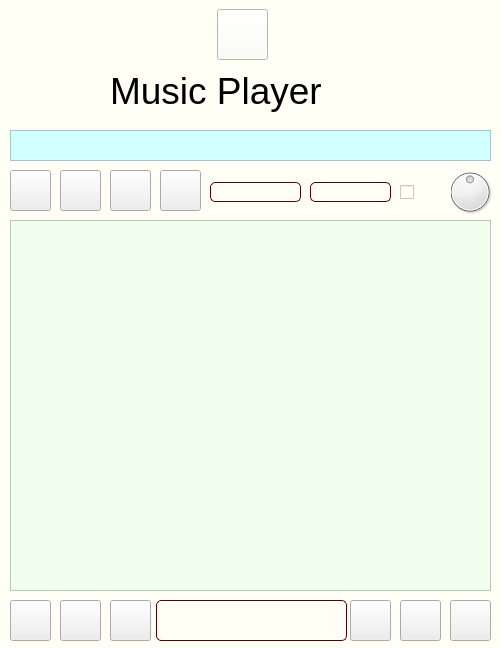
<?xml version="1.0" encoding="UTF-8"?>
<ui version="4.0">
 <class>mainwindow</class>
 <widget class="QMainWindow" name="mainwindow">
  <property name="geometry">
   <rect>
    <x>0</x>
    <y>0</y>
    <width>501</width>
    <height>648</height>
   </rect>
  </property>
  <property name="windowTitle">
   <string>MUSIC PLAYER</string>
  </property>
  <property name="windowIcon">
   <iconset>
    <normaloff>../IMG/icon.ico</normaloff>../IMG/icon.ico</iconset>
  </property>
  <property name="styleSheet">
   <string notr="true">background-color: rgb(255, 255, 246)
</string>
  </property>
  <property name="iconSize">
   <size>
    <width>48</width>
    <height>48</height>
   </size>
  </property>
  <widget class="QWidget" name="centralwidget">
   <widget class="QDial" name="volume">
    <property name="geometry">
     <rect>
      <x>445</x>
      <y>160</y>
      <width>50</width>
      <height>64</height>
     </rect>
    </property>
    <property name="toolTip">
     <string>Volume</string>
    </property>
    <property name="styleSheet">
     <string notr="true">background-color: rgb(238, 238, 238);</string>
    </property>
    <property name="maximum">
     <number>100</number>
    </property>
    <property name="pageStep">
     <number>1</number>
    </property>
    <property name="value">
     <number>50</number>
    </property>
    <property name="orientation">
     <enum>Qt::Horizontal</enum>
    </property>
   </widget>
   <widget class="QPushButton" name="stop">
    <property name="geometry">
     <rect>
      <x>60</x>
      <y>170</y>
      <width>41</width>
      <height>41</height>
     </rect>
    </property>
    <property name="toolTip">
     <string>Stop music</string>
    </property>
    <property name="styleSheet">
     <string notr="true">background-color: rgb(238, 238, 238);</string>
    </property>
    <property name="text">
     <string/>
    </property>
    <property name="icon">
     <iconset>
      <normaloff>../IMG/stop.ico</normaloff>../IMG/stop.ico</iconset>
    </property>
    <property name="iconSize">
     <size>
      <width>32</width>
      <height>32</height>
     </size>
    </property>
   </widget>
   <widget class="QPushButton" name="play">
    <property name="geometry">
     <rect>
      <x>10</x>
      <y>170</y>
      <width>41</width>
      <height>41</height>
     </rect>
    </property>
    <property name="toolTip">
     <string>Play or Pause Music</string>
    </property>
    <property name="styleSheet">
     <string notr="true">background-color: rgb(238, 238, 238);</string>
    </property>
    <property name="text">
     <string/>
    </property>
    <property name="icon">
     <iconset>
      <normaloff>../IMG/play.ico</normaloff>../IMG/play.ico</iconset>
    </property>
    <property name="iconSize">
     <size>
      <width>32</width>
      <height>32</height>
     </size>
    </property>
   </widget>
   <widget class="QPushButton" name="back">
    <property name="geometry">
     <rect>
      <x>110</x>
      <y>170</y>
      <width>41</width>
      <height>41</height>
     </rect>
    </property>
    <property name="toolTip">
     <string>previous song</string>
    </property>
    <property name="styleSheet">
     <string notr="true">background-color: rgb(238, 238, 238);</string>
    </property>
    <property name="text">
     <string/>
    </property>
    <property name="icon">
     <iconset>
      <normaloff>../IMG/prev.ico</normaloff>../IMG/prev.ico</iconset>
    </property>
    <property name="iconSize">
     <size>
      <width>28</width>
      <height>28</height>
     </size>
    </property>
   </widget>
   <widget class="QPushButton" name="forward">
    <property name="geometry">
     <rect>
      <x>160</x>
      <y>170</y>
      <width>41</width>
      <height>41</height>
     </rect>
    </property>
    <property name="toolTip">
     <string>Next song</string>
    </property>
    <property name="styleSheet">
     <string notr="true">background-color: rgb(238, 238, 238);</string>
    </property>
    <property name="text">
     <string/>
    </property>
    <property name="icon">
     <iconset>
      <normaloff>../IMG/next.ico</normaloff>../IMG/next.ico</iconset>
    </property>
    <property name="iconSize">
     <size>
      <width>28</width>
      <height>28</height>
     </size>
    </property>
   </widget>
   <widget class="QPushButton" name="add">
    <property name="geometry">
     <rect>
      <x>10</x>
      <y>600</y>
      <width>41</width>
      <height>41</height>
     </rect>
    </property>
    <property name="toolTip">
     <string>Add songs in playlist</string>
    </property>
    <property name="styleSheet">
     <string notr="true">background-color: rgb(238, 238, 238);</string>
    </property>
    <property name="text">
     <string/>
    </property>
    <property name="icon">
     <iconset>
      <normaloff>../IMG/add.ico</normaloff>../IMG/add.ico</iconset>
    </property>
    <property name="iconSize">
     <size>
      <width>28</width>
      <height>28</height>
     </size>
    </property>
   </widget>
   <widget class="QPushButton" name="del_song">
    <property name="geometry">
     <rect>
      <x>60</x>
      <y>600</y>
      <width>41</width>
      <height>41</height>
     </rect>
    </property>
    <property name="toolTip">
     <string>Remove song from playlist</string>
    </property>
    <property name="styleSheet">
     <string notr="true">background-color: rgb(238, 238, 238);</string>
    </property>
    <property name="text">
     <string/>
    </property>
    <property name="icon">
     <iconset>
      <normaloff>../IMG/delete.ico</normaloff>../IMG/delete.ico</iconset>
    </property>
    <property name="iconSize">
     <size>
      <width>28</width>
      <height>28</height>
     </size>
    </property>
   </widget>
   <widget class="QPushButton" name="clear">
    <property name="geometry">
     <rect>
      <x>110</x>
      <y>600</y>
      <width>41</width>
      <height>41</height>
     </rect>
    </property>
    <property name="toolTip">
     <string>Clear playlist</string>
    </property>
    <property name="styleSheet">
     <string notr="true">background-color: rgb(238, 238, 238);</string>
    </property>
    <property name="text">
     <string/>
    </property>
    <property name="icon">
     <iconset>
      <normaloff>../IMG/clear.ico</normaloff>../IMG/clear.ico</iconset>
    </property>
    <property name="iconSize">
     <size>
      <width>28</width>
      <height>28</height>
     </size>
    </property>
   </widget>
   <widget class="QPushButton" name="exit_btn">
    <property name="geometry">
     <rect>
      <x>450</x>
      <y>600</y>
      <width>41</width>
      <height>41</height>
     </rect>
    </property>
    <property name="toolTip">
     <string>Exit program</string>
    </property>
    <property name="styleSheet">
     <string notr="true">background-color: rgb(238, 238, 238);</string>
    </property>
    <property name="text">
     <string/>
    </property>
    <property name="icon">
     <iconset>
      <normaloff>../IMG/exit.ico</normaloff>../IMG/exit.ico</iconset>
    </property>
    <property name="iconSize">
     <size>
      <width>32</width>
      <height>32</height>
     </size>
    </property>
   </widget>
   <widget class="QPushButton" name="save">
    <property name="geometry">
     <rect>
      <x>350</x>
      <y>600</y>
      <width>41</width>
      <height>41</height>
     </rect>
    </property>
    <property name="toolTip">
     <string>Save current Album</string>
    </property>
    <property name="styleSheet">
     <string notr="true">background-color: rgb(238, 238, 238);</string>
    </property>
    <property name="text">
     <string/>
    </property>
    <property name="icon">
     <iconset>
      <normaloff>../IMG/save.ico</normaloff>../IMG/save.ico</iconset>
    </property>
    <property name="iconSize">
     <size>
      <width>24</width>
      <height>24</height>
     </size>
    </property>
   </widget>
   <widget class="QPushButton" name="open">
    <property name="geometry">
     <rect>
      <x>400</x>
      <y>600</y>
      <width>41</width>
      <height>41</height>
     </rect>
    </property>
    <property name="toolTip">
     <string>Open Album</string>
    </property>
    <property name="styleSheet">
     <string notr="true">background-color: rgb(238, 238, 238);</string>
    </property>
    <property name="text">
     <string/>
    </property>
    <property name="icon">
     <iconset>
      <normaloff>../IMG/open.ico</normaloff>../IMG/open.ico</iconset>
    </property>
    <property name="iconSize">
     <size>
      <width>28</width>
      <height>28</height>
     </size>
    </property>
   </widget>
   <widget class="QCheckBox" name="soft">
    <property name="enabled">
     <bool>true</bool>
    </property>
    <property name="geometry">
     <rect>
      <x>400</x>
      <y>182</y>
      <width>51</width>
      <height>20</height>
     </rect>
    </property>
    <property name="toolTip">
     <string>Soft volume up/down</string>
    </property>
    <property name="text">
     <string/>
    </property>
    <property name="icon">
     <iconset>
      <normaloff>../IMG/volumeud.ico</normaloff>../IMG/volumeud.ico</iconset>
    </property>
   </widget>
   <widget class="QLabel" name="clock">
    <property name="geometry">
     <rect>
      <x>210</x>
      <y>182</y>
      <width>91</width>
      <height>20</height>
     </rect>
    </property>
    <property name="font">
     <font>
      <family>Lucida Console</family>
      <pointsize>8</pointsize>
     </font>
    </property>
    <property name="toolTip">
     <string>Duration</string>
    </property>
    <property name="styleSheet">
     <string notr="true">border: 1px solid rgb(85, 0, 0);
border-radius: 5px;
color: rgb(85, 16, 255)
</string>
    </property>
    <property name="text">
     <string/>
    </property>
    <property name="alignment">
     <set>Qt::AlignCenter</set>
    </property>
   </widget>
   <widget class="QLabel" name="album_txt">
    <property name="geometry">
     <rect>
      <x>156</x>
      <y>600</y>
      <width>191</width>
      <height>41</height>
     </rect>
    </property>
    <property name="toolTip">
     <string/>
    </property>
    <property name="layoutDirection">
     <enum>Qt::LeftToRight</enum>
    </property>
    <property name="autoFillBackground">
     <bool>false</bool>
    </property>
    <property name="styleSheet">
     <string notr="true">border: 1px solid rgb(85, 0, 0);
border-radius: 5px;
color: rgb(0, 0, 0);</string>
    </property>
    <property name="frameShape">
     <enum>QFrame::WinPanel</enum>
    </property>
    <property name="lineWidth">
     <number>1</number>
    </property>
    <property name="text">
     <string/>
    </property>
    <property name="textFormat">
     <enum>Qt::PlainText</enum>
    </property>
    <property name="alignment">
     <set>Qt::AlignCenter</set>
    </property>
    <property name="wordWrap">
     <bool>true</bool>
    </property>
    <property name="margin">
     <number>5</number>
    </property>
   </widget>
   <widget class="QLabel" name="number">
    <property name="geometry">
     <rect>
      <x>310</x>
      <y>182</y>
      <width>81</width>
      <height>20</height>
     </rect>
    </property>
    <property name="font">
     <font>
      <family>Lucida Console</family>
      <pointsize>8</pointsize>
     </font>
    </property>
    <property name="toolTip">
     <string>Songs value</string>
    </property>
    <property name="styleSheet">
     <string notr="true">border: 1px solid rgb(85, 0, 0);
border-radius: 5px;
</string>
    </property>
    <property name="text">
     <string/>
    </property>
    <property name="alignment">
     <set>Qt::AlignCenter</set>
    </property>
   </widget>
   <widget class="QFrame" name="runstring">
    <property name="geometry">
     <rect>
      <x>10</x>
      <y>130</y>
      <width>481</width>
      <height>31</height>
     </rect>
    </property>
    <property name="styleSheet">
     <string notr="true">background-color: rgb(210, 255, 255);</string>
    </property>
    <property name="frameShape">
     <enum>QFrame::StyledPanel</enum>
    </property>
    <property name="frameShadow">
     <enum>QFrame::Raised</enum>
    </property>
   </widget>
   <widget class="QListWidget" name="playlist">
    <property name="geometry">
     <rect>
      <x>10</x>
      <y>220</y>
      <width>481</width>
      <height>371</height>
     </rect>
    </property>
    <property name="styleSheet">
     <string notr="true">background-color: rgb(241, 255, 239)</string>
    </property>
   </widget>
   <widget class="QLabel" name="label">
    <property name="geometry">
     <rect>
      <x>110</x>
      <y>60</y>
      <width>261</width>
      <height>61</height>
     </rect>
    </property>
    <property name="font">
     <font>
      <pointsize>28</pointsize>
     </font>
    </property>
    <property name="styleSheet">
     <string notr="true"/>
    </property>
    <property name="text">
     <string>Music Player</string>
    </property>
   </widget>
   <widget class="QPushButton" name="git">
    <property name="geometry">
     <rect>
      <x>217</x>
      <y>9</y>
      <width>51</width>
      <height>51</height>
     </rect>
    </property>
    <property name="text">
     <string/>
    </property>
    <property name="icon">
     <iconset>
      <normaloff>../IMG/icon.ico</normaloff>../IMG/icon.ico</iconset>
    </property>
    <property name="iconSize">
     <size>
      <width>48</width>
      <height>48</height>
     </size>
    </property>
   </widget>
  </widget>
 </widget>
 <resources/>
 <connections/>
</ui>
